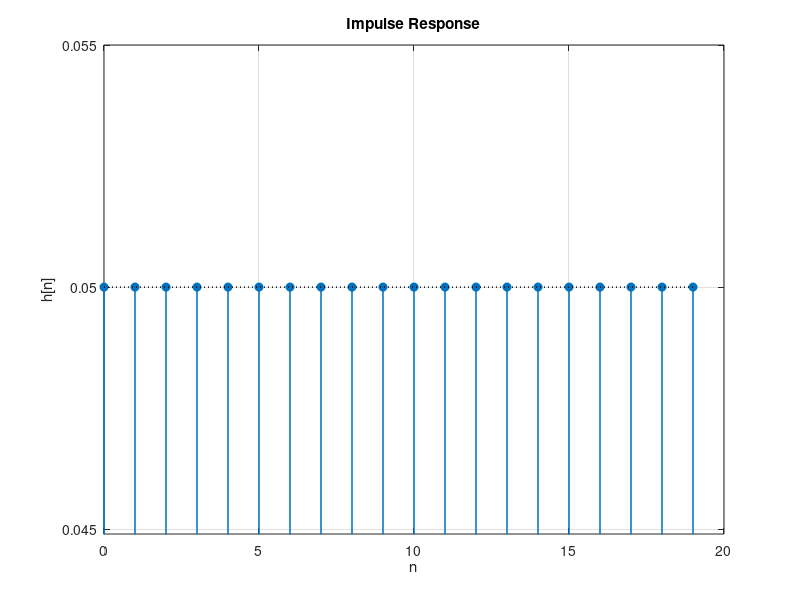
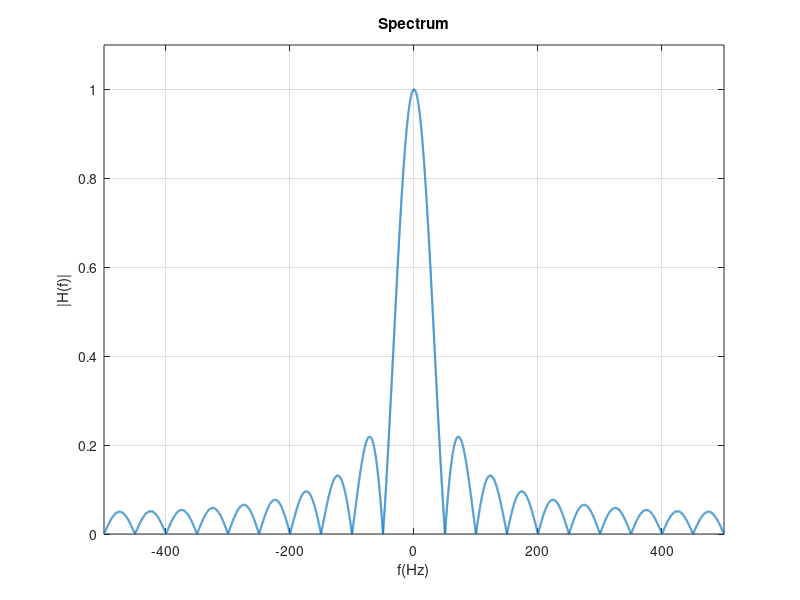

The MATLAB source for these figures, in order: (Note: this script raises an error after producing the figures.)
%% Q2: Mean removal, rectangular low pass filter with first null at 50 Hz, and PDF analysis
clear; clc; close all;

fs = 1000;          % Hz
N  = 10000;
t  = (0:N-1)/fs;
x  = rand(N,1);     % Uniform(0,1)

% Subtract theoretical mean
x0 = x - 0.5;       % mean of U(0,1) is 0.5 -> now mean ~ 0

% Rectangular low pass filter (moving average (MA)) with first null at 50 Hz
% First null of MA(L) is fs/L -> choose L = fs/50 = 20
L = round(fs/50);     % choose L so first null is at fs/L = 50 Hz
b = ones(1, L) / L;   % rectangular (moving-average) impulse response
a = 1;

% Plot impulse response
n  = 0:L-1;

figure;
stem(n, b, 'filled', 'LineWidth', 1.1); 
hold on;
plot([n(1) n(end)], [1/L 1/L], 'k:', 'LineWidth', 1);   % reference line at 1/L
grid on; 
box on;
xlabel('n'); ylabel('h[n]');
title('Impulse Response');
xlim([0 L]); 
ylim([1/L - 0.0051, 1/L + 0.005]);  % small vertical range around 1/L (≈0.05 for L=20)
yticks([0.045 0.050 0.055]);

% Plot transfer function (magnitude response) of the filter 
% and confirm first null at 50 Hz
% Frequency response (two-sided, centered at 0 Hz)
Nfft = 32768;              % high enough for fine frequency grid
H    = fftshift(fft(b, Nfft));
f    = linspace(-fs/2, fs/2, Nfft);
Hmag = abs(H) / max(abs(H));   % normalize to 1 at DC

figure;
plot(f, Hmag, 'LineWidth', 1.5); 
grid on; 
box on;
xlabel('f(Hz)'); ylabel('|H(f)|');
title('Spectrum');
xlim([-500 500]); ylim([0 1.1]);

% Mark the first nulls at ±fs/L = ±50 Hz
fnull = fs/L;                       % should be 50 Hz
xline( fnull, '--r', '50 Hz', 'LabelVerticalAlignment','bottom');
xline(-fnull, '--r', '-50 Hz', 'LabelVerticalAlignment','bottom'); 


% Causal filtering (introduces delay of (L-1)/2 samples).
y = filter(b, a, x0);

% Plot filtered random signal
figure;
plot(t, y, 'LineWidth', 1.2);
hold on;
grid on; 
box on;
xlim([0 10]);
ylim([-0.25 0.24]);
xlabel('t(s)');
ylabel('Amplitude');
title('Random Signal');

% PDF and plot of the filtered signal
nbins = 100;
[centers, pdf_est, binWidth] = estimate_pdf_plot(y, nbins);
hold on;

% Theoretical Gaussian PDF (CLT approximation: N(0, sigma^2), sigma^2 = (1/12)/L)
sigma = sqrt(1/(12*L));           % variance of average of L Uniform(-0.5,0.5)
ygrid = linspace(-0.5, 0.5, 1000); % cover the same amplitude range
fa_gauss = (1/(sqrt(2*pi)*sigma)) * exp(-0.5*(ygrid/sigma).^2);

% Overlay the Gaussian on the estimated PDF
hold on; % keep the histogram visible
plot(ygrid, fa_gauss, 'r-', 'LineWidth', 2);
xlim([-0.35 0.35]);
ylim([0 7.5])
legend('Estimated PDF', 'Gaussian approx', 'Location', 'best');
grid on;
